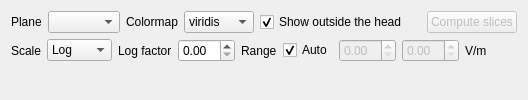
       <widget class="QWidget" name="slicesTab">
        <attribute name="title">
         <string>Slices</string>
        </attribute>
        <layout class="QVBoxLayout" name="slicesTabLayout">
         <item>
          <layout class="QHBoxLayout" name="sliceControls">
           <item>
            <widget class="QLabel" name="slicePlaneLabel">
             <property name="text">
              <string>Plane</string>
             </property>
            </widget>
           </item>
           <item>
            <widget class="QComboBox" name="slicePlane"/>
           </item>
           <item>
            <widget class="QLabel" name="sliceColormapLabel">
             <property name="text">
              <string>Colormap</string>
             </property>
            </widget>
           </item>
           <item>
            <widget class="QComboBox" name="sliceColormap">
             <item>
              <property name="text">
               <string>viridis</string>
              </property>
             </item>
             <item>
              <property name="text">
               <string>plasma</string>
              </property>
             </item>
             <item>
              <property name="text">
               <string>inferno</string>
              </property>
             </item>
             <item>
              <property name="text">
               <string>cividis</string>
              </property>
             </item>
             <item>
              <property name="text">
               <string>hot</string>
              </property>
             </item>
             <item>
              <property name="text">
               <string>jet</string>
              </property>
             </item>
            </widget>
           </item>
           <item>
            <widget class="QCheckBox" name="sliceOutside">
             <property name="toolTip">
              <string>Also show the field in the air around the head</string>
             </property>
             <property name="text">
              <string>Show outside the head</string>
             </property>
             <property name="checked">
              <bool>true</bool>
             </property>
            </widget>
           </item>
           <item>
            <widget class="QLabel" name="sliceInfo">
             <property name="sizePolicy">
              <sizepolicy hsizetype="Expanding" vsizetype="Preferred">
               <horstretch>0</horstretch>
               <verstretch>0</verstretch>
              </sizepolicy>
             </property>
             <property name="text">
              <string/>
             </property>
            </widget>
           </item>
           <item>
            <widget class="QPushButton" name="computeSlicesButton">
             <property name="enabled">
              <bool>false</bool>
             </property>
             <property name="toolTip">
              <string>Compute the E-field on the slice planes set in the Planes tab</string>
             </property>
             <property name="text">
              <string>Compute slices</string>
             </property>
            </widget>
           </item>
          </layout>
         </item>
         <item>
          <layout class="QHBoxLayout" name="sliceScaleControls">
           <item>
            <widget class="QLabel" name="sliceScaleLabel">
             <property name="text">
              <string>Scale</string>
             </property>
            </widget>
           </item>
           <item>
            <widget class="QComboBox" name="sliceScale">
             <property name="toolTip">
              <string>Log spreads out the low values, linear shows the field as it is</string>
             </property>
             <item>
              <property name="text">
               <string>Log</string>
              </property>
             </item>
             <item>
              <property name="text">
               <string>Linear</string>
              </property>
             </item>
            </widget>
           </item>
           <item>
            <widget class="QLabel" name="sliceLogFactorLabel">
             <property name="text">
              <string>Log factor</string>
             </property>
            </widget>
           </item>
           <item>
            <widget class="QDoubleSpinBox" name="sliceLogFactor">
             <property name="toolTip">
              <string>Values below about this fraction of the highest one are spread out, smaller spreads out more</string>
             </property>
            </widget>
           </item>
           <item>
            <widget class="QLabel" name="sliceRangeLabel">
             <property name="text">
              <string>Range</string>
             </property>
            </widget>
           </item>
           <item>
            <widget class="QCheckBox" name="sliceAutoRange">
             <property name="toolTip">
              <string>Each slice uses the range of the field on the tissue it was computed for</string>
             </property>
             <property name="text">
              <string>Auto</string>
             </property>
             <property name="checked">
              <bool>true</bool>
             </property>
            </widget>
           </item>
           <item>
            <widget class="QDoubleSpinBox" name="sliceMin">
             <property name="enabled">
              <bool>false</bool>
             </property>
            </widget>
           </item>
           <item>
            <widget class="QDoubleSpinBox" name="sliceMax">
             <property name="enabled">
              <bool>false</bool>
             </property>
            </widget>
           </item>
           <item>
            <widget class="QLabel" name="sliceRangeUnit">
             <property name="text">
              <string>V/m</string>
             </property>
            </widget>
           </item>
           <item>
            <spacer name="sliceScaleSpacer">
             <property name="orientation">
              <enum>Qt::Orientation::Horizontal</enum>
             </property>
             <property name="sizeHint" stdset="0">
              <size>
               <width>0</width>
               <height>0</height>
              </size>
             </property>
            </spacer>
           </item>
          </layout>
         </item>
         <item>
          <widget class="QWidget" name="slicesPlot">
           <property name="sizePolicy">
            <sizepolicy hsizetype="Expanding" vsizetype="Expanding">
             <horstretch>0</horstretch>
             <verstretch>1</verstretch>
            </sizepolicy>
           </property>
          </widget>
         </item>
        </layout>
       </widget>
